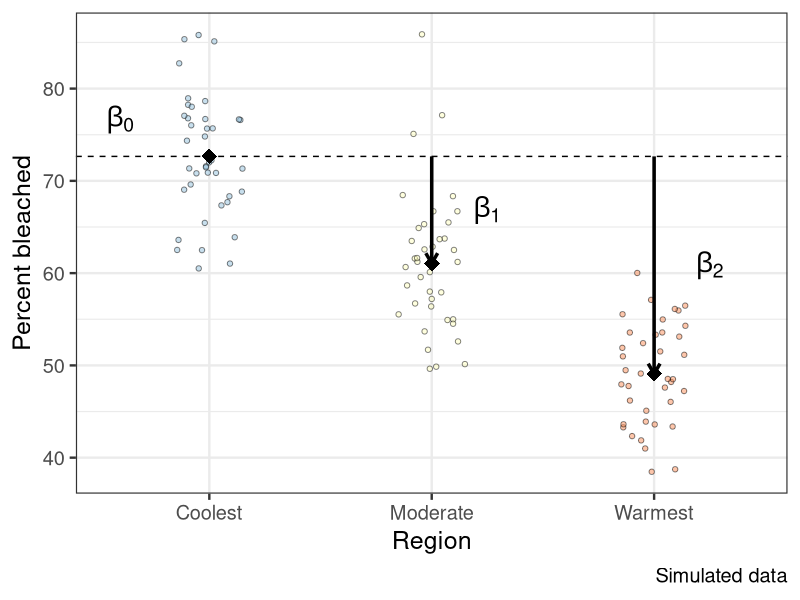
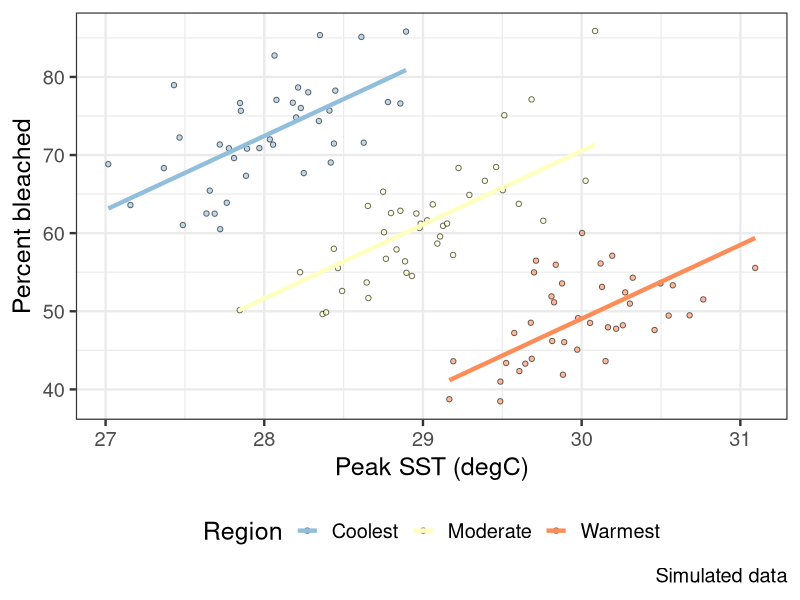
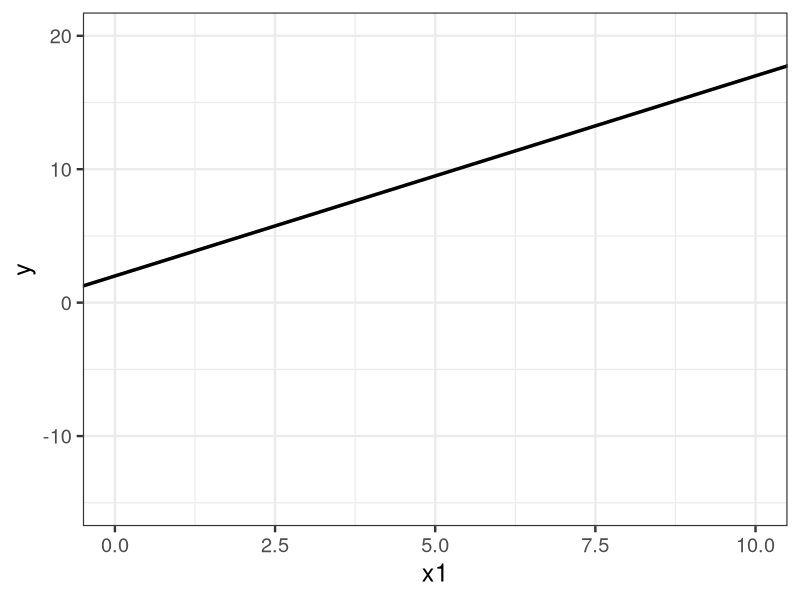
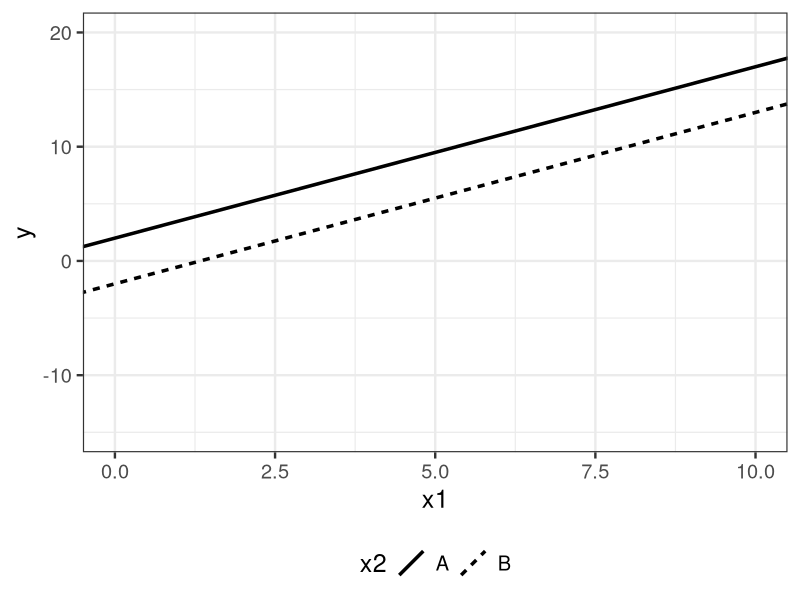
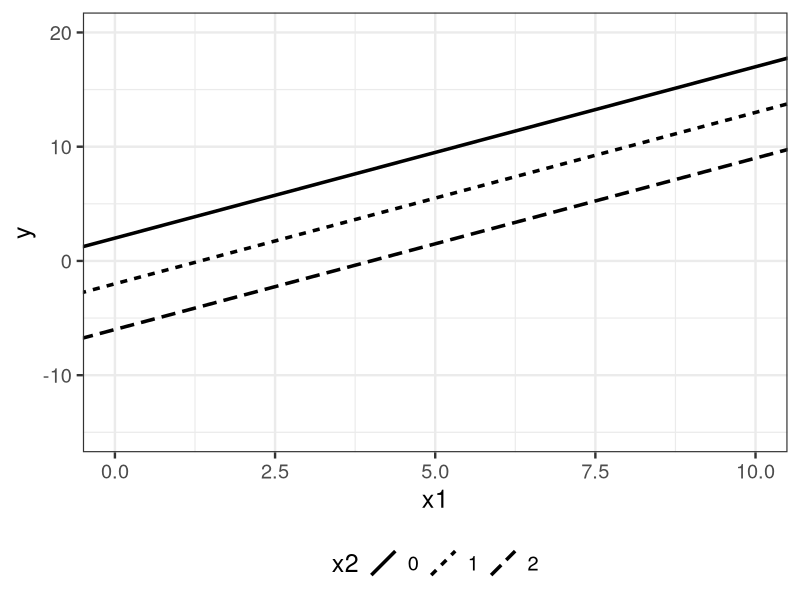
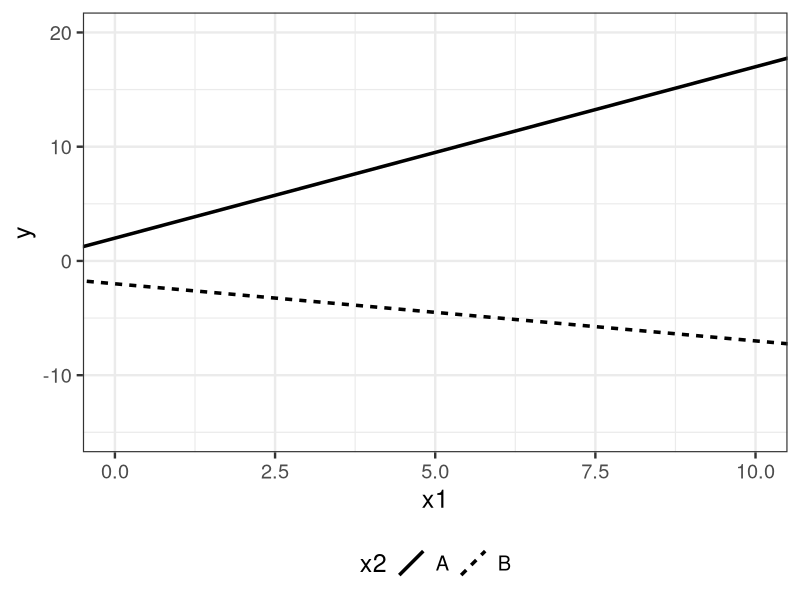
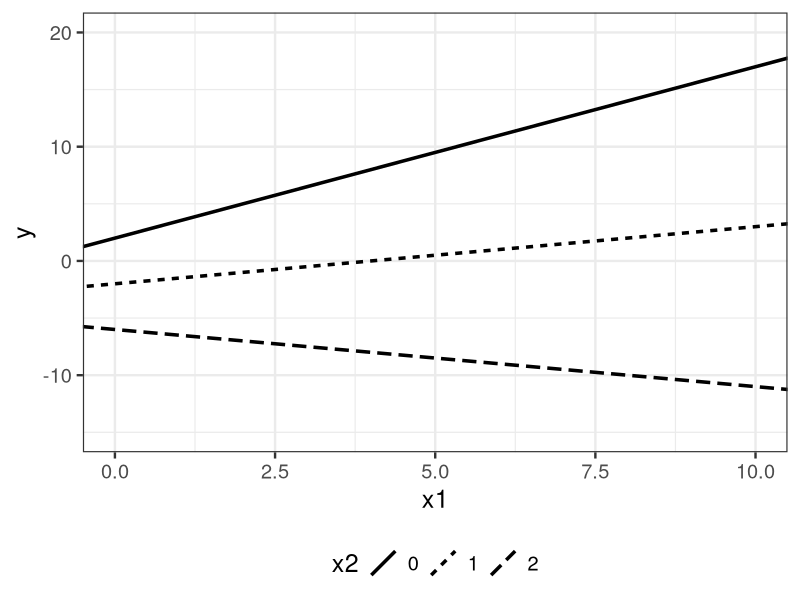

Reproduce these figures in R, in order.
## ---- chunk 1
library(tidyverse)
set.seed(222)
theme_set(theme_bw(18))

# Coral bleaching data from Monday (simulated)
set.seed(123)
n_per_region <- 40
coral_params <- tibble(
  region = factor(
    c("Coolest", "Moderate", "Warmest"),
    levels = c("Coolest", "Moderate", "Warmest")
  ),
  sst_mean = c(28, 29, 30),
  region_effect = c(0, -20, -40)
)
beta_0 <- -151
beta_sst <- 8
sigma <- 5

coral <- coral_params |>
  slice(rep(1:3, each = n_per_region)) |>
  mutate(
    peak_sst = rnorm(n(), sst_mean, 0.5),
    percent_bleached = beta_0 +
      beta_sst * peak_sst +
      region_effect +
      rnorm(n(), 0, sigma)
  ) |>
  select(region, peak_sst, percent_bleached)

region_lm <- lm(percent_bleached ~ region, coral)
sst_region_lm <- lm(percent_bleached ~ peak_sst + region, coral)

# Helper for the y = mx + b slides: one line per level of x2
plot_lines <- function(lines, x2_label = "x2") {
  lines |>
    mutate(x2 = factor(x2)) |>
    ggplot() +
    geom_abline(aes(intercept = b, slope = m, linetype = x2), linewidth = 1.2) +
    scale_x_continuous(limits = c(0, 10)) +
    scale_y_continuous(limits = c(-15, 20)) +
    labs(x = "x1", y = "y", linetype = x2_label) +
    theme(legend.position = "bottom")
}
## ---- chunk 2
#| fig-align: center

region_means <- tibble(region = levels(coral$region)) |>
  mutate(
    region = factor(region, levels = levels(coral$region)),
    percent_bleached = predict(region_lm, newdata = pick(everything()))
  )
ref_mean <- region_means$percent_bleached[1]

ggplot(coral, aes(region, percent_bleached)) +
  geom_jitter(aes(fill = region), shape = 21, width = 0.15, alpha = 0.5) +
  geom_hline(yintercept = ref_mean, linetype = "dashed") +
  geom_segment(
    aes(xend = region, y = ref_mean, yend = percent_bleached),
    region_means[-1, ],
    arrow = arrow(length = unit(0.3, "cm")),
    linewidth = 1.2
  ) +
  geom_point(data = region_means, size = 5, shape = "diamond") +
  annotate(
    "text",
    x = 0.6,
    y = ref_mean + 4,
    label = "beta[0]",
    parse = TRUE,
    size = 7
  ) +
  annotate(
    "text",
    x = 2.25,
    y = mean(c(ref_mean, region_means$percent_bleached[2])),
    label = "beta[1]",
    parse = TRUE,
    size = 7
  ) +
  annotate(
    "text",
    x = 3.25,
    y = mean(c(ref_mean, region_means$percent_bleached[3])),
    label = "beta[2]",
    parse = TRUE,
    size = 7
  ) +
  scale_fill_brewer(palette = "RdYlBu", direction = -1, guide = "none") +
  labs(x = "Region", y = "Percent bleached", caption = "Simulated data")
## ---- chunk 3
#| echo: true

region_lm <- lm(percent_bleached ~ region, coral)
summary(region_lm)
## ---- chunk 4
#| fig-align: center

coral |>
  mutate(fit = predict(sst_region_lm)) |>
  ggplot(aes(peak_sst, percent_bleached, fill = region)) +
  geom_point(shape = 21, color = "black", alpha = 0.6) +
  geom_line(aes(y = fit, color = region), linewidth = 1.5) +
  scale_fill_brewer(palette = "RdYlBu", direction = -1) +
  scale_color_brewer(palette = "RdYlBu", direction = -1) +
  labs(
    x = "Peak SST (degC)",
    y = "Percent bleached",
    fill = "Region",
    color = "Region",
    caption = "Simulated data"
  ) +
  theme(legend.position = "bottom")
## ---- chunk 5
#| echo: true

sst_region_lm <- lm(percent_bleached ~ peak_sst + region, coral)
summary(sst_region_lm)
## ---- chunk 6
#| fig-width: 6
#| fig-height: 4.5

plot_lines(tibble(x2 = "-", b = 2, m = 1.5)) +
  theme(legend.position = "none")
## ---- chunk 7
#| fig-width: 6
#| fig-height: 5

plot_lines(tibble(x2 = c("A", "B"), b = c(2, 2 - 4), m = 1.5))
## ---- chunk 8
#| fig-width: 6
#| fig-height: 5

plot_lines(tibble(x2 = 0:2, b = 2 - 4 * x2, m = 1.5))
## ---- chunk 9
#| fig-width: 6
#| fig-height: 5

plot_lines(tibble(x2 = c("A", "B"), b = c(2, 2 - 4), m = c(1.5, 1.5 - 2)))
## ---- chunk 10
#| fig-width: 6
#| fig-height: 5

plot_lines(tibble(x2 = 0:2, b = 2 - 4 * x2, m = 1.5 - 1 * x2))
